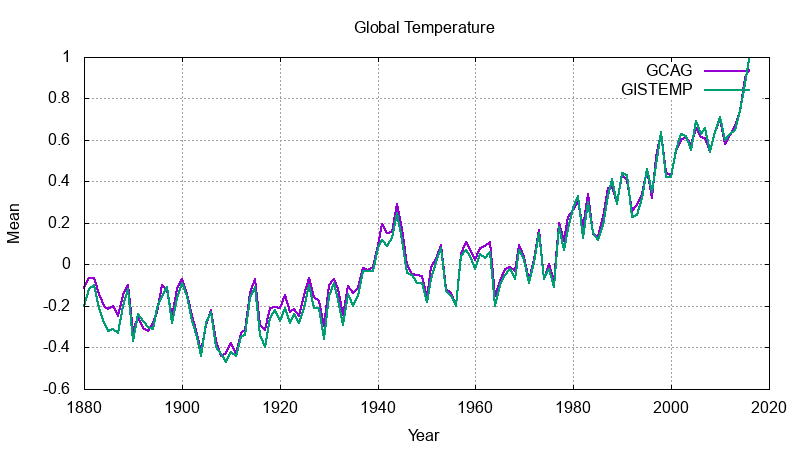

Source code (gnuplot):
set xlabel 'Year'
set ylabel 'Mean'
set grid
set title 'Global Temperature'
set datafile separator ','
set term png size 800,450
set output 'global-temp-multi.png'

# data format
# Source,Year,Mean
# GCAG,2016,0.9363
# GISTEMP,2016,0.99
# GCAG,2015,0.8998
# GISTEMP,2015,0.87

plot 'global-temp-data.csv' every 2::0 skip 1 using 2:3 title 'GCAG' with lines linewidth 2, \
 'global-temp-data.csv' every 2::1 skip 1 using 2:3 title 'GISTEMP' with lines linewidth 2
